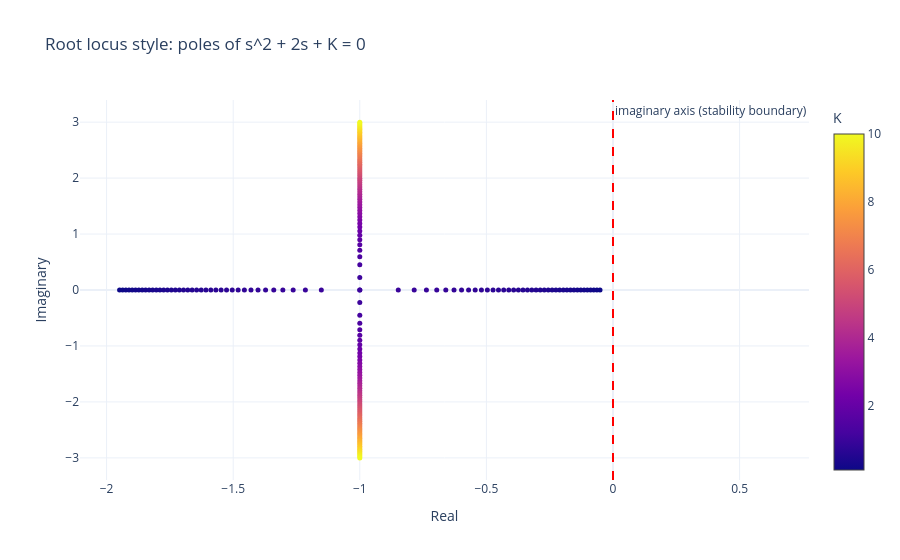

The cell this chart's notebook holds for it:
### Markdown cell above
## 5. 「根轨迹风格」图：s 平面上的极点移动

经典控制：单位负反馈下开环 $G(s) = \dfrac{K}{s(s+2)}$，
闭环特征方程 $s^2 + 2s + K = 0$，极点 $s = -1 \pm \sqrt{1 - K}$。
$K$ 从 0 增大：两极点沿实轴靠拢 → 汇合于 $-1$（临界）→ 分裂为共轭复根垂直上升（欠阻尼）。
用散点颜色编码 $K$，就是一张迷你根轨迹。

### Code cell
Ks = np.concatenate([np.linspace(0.1, 1.0, 40), np.linspace(1.05, 10, 60)])
poles_re, poles_im, poles_K = [], [], []
for Kv in Ks:
    roots = np.roots([1, 2, Kv])          # s^2 + 2s + K = 0
    for rt in roots:
        poles_re.append(rt.real); poles_im.append(rt.imag); poles_K.append(Kv)

fig = go.Figure(go.Scatter(
    x=poles_re, y=poles_im, mode="markers",
    marker=dict(size=5, color=poles_K, colorscale="Plasma", colorbar=dict(title="K")),
    name="closed-loop poles"))
fig.add_vline(x=0, line_dash="dash", line_color="red",
              annotation_text="imaginary axis (stability boundary)")
fig.update_layout(title="Root locus style: poles of s^2 + 2s + K = 0",
                  xaxis_title="Real", yaxis_title="Imaginary", template="plotly_white")
fig.show()
print("所有极点实部 < 0 → K>0 时闭环恒稳定（本例）；虚部非零 → 欠阻尼振荡")

### Figure 1 — Plotly figure (JSON) as saved in the notebook; plotly's stock layout.template omitted (floating-point values rounded to 4 significant figures; data arrays with more than 128 entries replaced by an {"elided": "..."} marker saying what was removed)
{"data": [{"marker": {"color": {"elided": "200 float values"}, "colorbar": {"title": {"text": "K"}}, "colorscale": [[0.0, "#0d0887"], [0.1111, "#46039f"], [0.2222, "#7201a8"], [0.3333, "#9c179e"], [0.4444, "#bd3786"], [0.5556, "#d8576b"], [0.6667, "#ed7953"], [0.7778, "#fb9f3a"], [0.8889, "#fdca26"], [1.0, "#f0f921"]], "size": 5}, "mode": "markers", "name": "closed-loop poles", "type": "scatter", "x": {"elided": "200 float values"}, "y": {"elided": "200 float values"}}], "layout": {"annotations": [{"showarrow": false, "text": "imaginary axis (stability boundary)", "x": 0, "xanchor": "left", "xref": "x", "y": 1, "yanchor": "top", "yref": "y domain"}], "shapes": [{"line": {"color": "red", "dash": "dash"}, "type": "line", "x0": 0, "x1": 0, "xref": "x", "y0": 0, "y1": 1, "yref": "y domain"}], "title": {"text": "Root locus style: poles of s^2 + 2s + K = 0"}, "xaxis": {"title": {"text": "Real"}}, "yaxis": {"title": {"text": "Imaginary"}}}}
